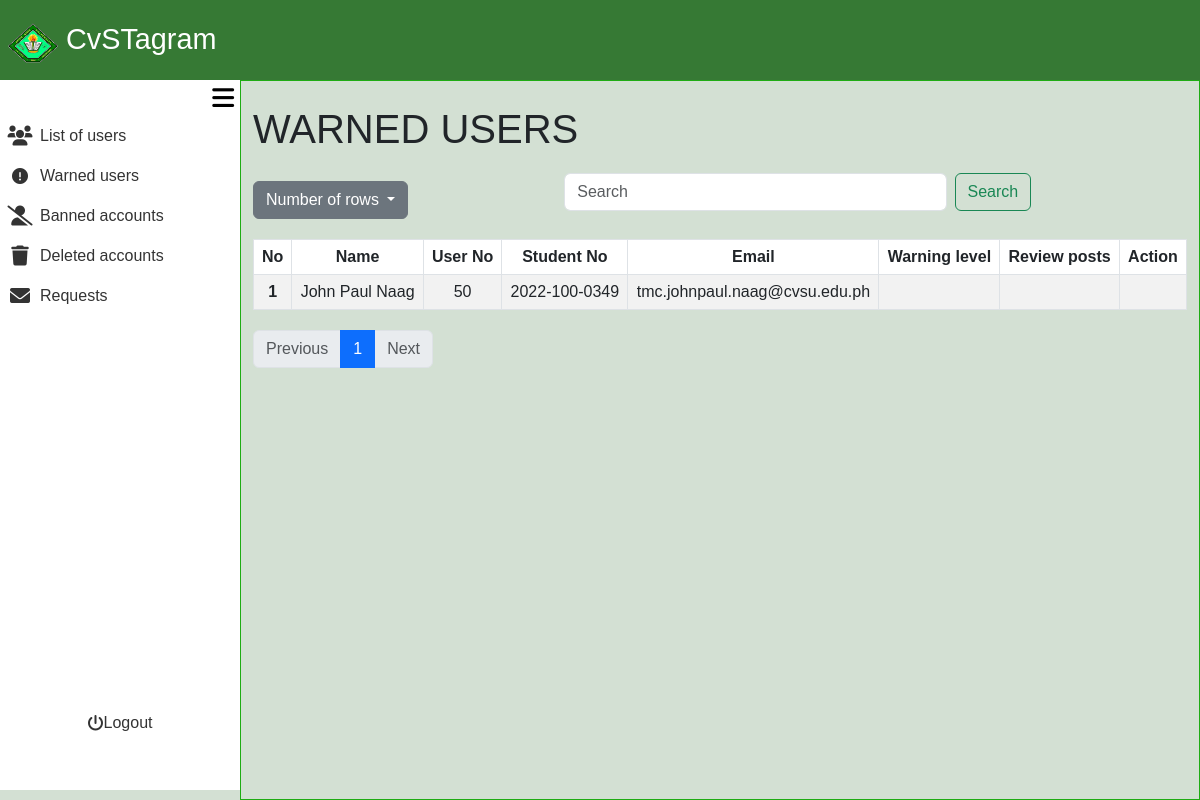
The app's page /admin_area/warned_user.php (signed in), older data.
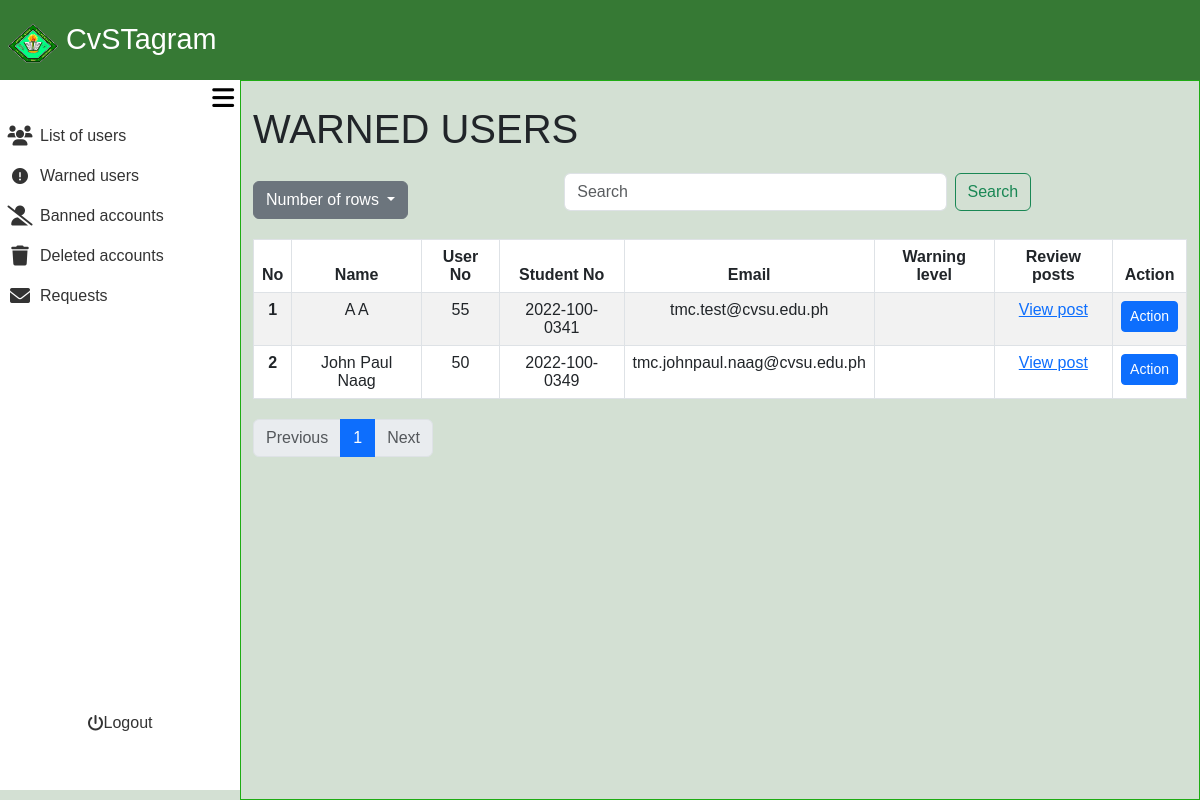
The same page, newer data.
### tables this page shows
CREATE TABLE `user_registration` (
  `user_no` int(11) NOT NULL,
  `user_ip` varchar(255) NOT NULL,
  `user_ID` varchar(255) NOT NULL,
  `email` varchar(255) NOT NULL,
  `student_no` varchar(13) NOT NULL,
  `fname` varchar(255) NOT NULL,
  `lname` varchar(255) NOT NULL,
  `bday` date NOT NULL,
  `gender` varchar(20) NOT NULL,
  `coverphoto` varchar(250) NOT NULL,
  `profilepicture` varchar(250) NOT NULL,
  `created_at` timestamp NOT NULL DEFAULT current_timestamp(),
  `updated_at` timestamp NOT NULL DEFAULT current_timestamp() ON UPDATE current_timestamp(),
  `user_password` varchar(255) NOT NULL,
  `is_setup_complete` tinyint(1) DEFAULT 0
);

### admin_area/warned_user.php (the view, shortened to what the changed rows need)
<?php
require_once '../include/connect.php';
require_once '../include/bootsrap.php';
?>
<!DOCTYPE html>
<html lang="en">
<head>
    <link rel="stylesheet" href="admin_dashbaord.css?v=<?php echo time(); ?>">
</head>
<body>
<div class="container-fluid screen">
    <div class="container-fluid contbody">
        <div class="container-fluid content">
<?php
$search = isset($_GET['search']) ? trim($_GET['search']) : '';
$sort_column = isset($_GET['sort']) ? $_GET['sort'] : 'lname';
$sort_direction = isset($_GET['direction']) && $_GET['direction'] == 'desc' ? 'desc' : 'asc';
$rows_per_page = isset($_GET['rows']) ? intval($_GET['rows']) : 10;
$page = isset($_GET['page']) ? intval($_GET['page']) : 1;
$offset = ($page - 1) * $rows_per_page;
$searchFilter = !empty($search) ? " AND (ur.fname LIKE '%$search%' OR ur.lname LIKE '%$search%' OR ur.email LIKE '%$search%' OR ur.student_no LIKE '%$search%' OR ur.user_no LIKE '%$search%')" : "";
$usersQuery = "SELECT ur.fname, ur.lname, ur.user_no, ur.student_no, ur.created_at, ur.email, uw.warning_level, ub.ban_level, IFNULL(COUNT(pr.report_id), 0) AS report_count
               FROM user_registration ur
               LEFT JOIN post_reports pr ON ur.user_no = pr.user_no
               LEFT JOIN user_warnings uw ON ur.user_no = uw.user_no
               LEFT JOIN user_bans ub ON ur.user_no = ub.user_no
               WHERE 1=1 $searchFilter
               GROUP BY ur.user_no
               ORDER BY $sort_column $sort_direction
               LIMIT $rows_per_page OFFSET $offset";
$usersResult = $con->query($usersQuery);
$totalQuery = "SELECT COUNT(*) AS total FROM user_registration";
$totalResult = $con->query($totalQuery);
$totalRecords = $totalResult->fetch_assoc()['total'];
$totalPages = ceil($totalRecords / $rows_per_page);
?>
    <div class="container mt-4 ">
        <h1>WARNED USERS</h1>
        <table class="table table-bordered table-striped">
            <thead>
                <tr>
                    <th scope="col">No</th>
                    <th scope="col" class="sortable <?php echo ($sort_column == 'fname') ? ($sort_direction == 'asc' ? 'asc' : 'desc') : ''; ?>" onclick="sortTable('fname')">Name</th>
                    <th scope="col" class="sortable <?php echo ($sort_column == 'user_no') ? ($sort_direction == 'asc' ? 'asc' : 'desc') : ''; ?>" onclick="sortTable('user_no')">User No</th>
                    <th scope="col" class="sortable <?php echo ($sort_column == 'student_no') ? ($sort_direction == 'asc' ? 'asc' : 'desc') : ''; ?>" onclick="sortTable('student_no')">Student No<i class="fa-solid fa-sort-up"></i><i class="fa-solid fa-sort-down"></i></th>
                    <th scope="col" class="sortable <?php echo ($sort_column == 'email') ? ($sort_direction == 'asc' ? 'asc' : 'desc') : ''; ?>" onclick="sortTable('email')">Email</th>
                    <th scope="col" class="sortable <?php echo ($sort_column == 'warning_level') ? ($sort_direction == 'asc' ? 'asc' : 'desc') : ''; ?>" onclick="sortTable('warning_level')">Warning level<i class="fa-solid fa-sort-up"></i><i class="fa-solid fa-sort-down"></i></th>
                    <th scope="col">Review posts</th>
                    <th scope="col">Action</th>
                </tr>
            </thead>
            <tbody>
                <?php
                $line_number = $offset + 1;
                while ($user = $usersResult->fetch_assoc()): ?>
                    <tr>
                        <th scope="row"><?php echo htmlspecialchars($line_number++); ?></th>
                        <td><?php echo htmlspecialchars($user['fname'] . ' ' . $user['lname']); ?></td>
                        <td><?php echo htmlspecialchars($user['user_no']); ?></td>
                        <td><?php echo htmlspecialchars($user['student_no']); ?></td>
                        <td><?php echo htmlspecialchars($user['email']); ?></td>
                        <td><?php echo htmlspecialchars($user['warning_level']); ?></td>
                        <td>
                        <?php if ($user['report_count'] > 0): ?>
                            <a class="Review_posts text-primary" href="../admin_area/review_post.php?user_no=<?php echo htmlspecialchars($user['user_no']); ?>">View post</a>
                            <?php else: ?>
                            <?php endif; ?>
                        </td>
                        <td>
                            <?php if ($user['report_count'] > 0): ?>
                                <a href="admin_action.php?user_no=<?php echo htmlspecialchars($user['user_no']); ?>" class="btn btn-primary btn-sm">Action</a>
                            <?php else: ?>
                            <?php endif; ?>
                        </td>
                    </tr>
                <?php endwhile; ?>
            </tbody>
        </table>
        <nav aria-label="Page navigation">
            <ul class="pagination">
                <?php for ($i = 1; $i <= $totalPages; $i++): ?>
                    <li class="page-item <?php if ($i == $page) echo 'active'; ?>">
                        <a class="page-link" href="?rows=<?php echo $rows_per_page; ?>&page=<?php echo $i; ?>&sort=<?php echo $sort_column; ?>&direction=<?php echo $sort_direction; ?>"><?php echo $i; ?></a>
                    </li>
                <?php endfor; ?>
            </ul>
        </nav>
    </div>
        </div>
    </div>
</div>
</body>
</html>

Row changes from the older to the newer data that the page shows:
added user_registration: fname+lname "A A", user_no "55", student_no "2022-100-0341", email "tmc.test@cvsu.edu.ph"
shown differently, row unchanged: user_registration "John Paul Naag": now shows "View post Action"
